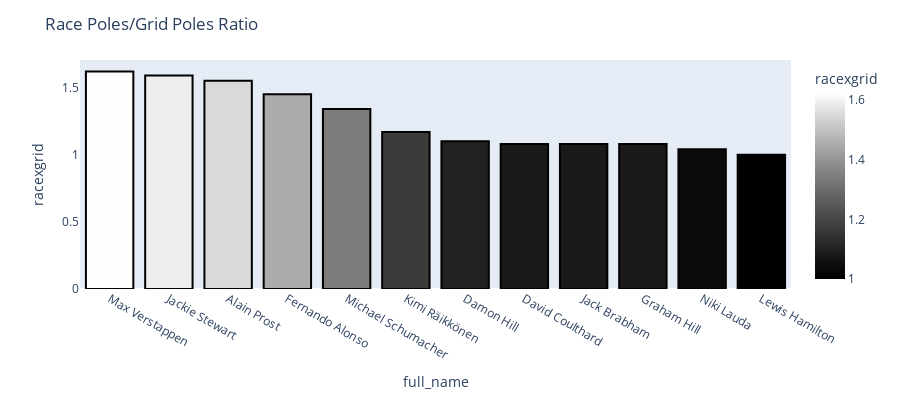

The notebook cell this image was saved under:
### Code cell
df = racexpole.head(12)
fig = px.bar(df, x='full_name', y='racexgrid',
         hover_data=['race poles','grid poles'], color='racexgrid',
        height=400,color_continuous_scale= 'gray')
fig.update_layout(
    title="Race Poles/Grid Poles Ratio")
fig.update_traces(textfont_size=20,
              marker=dict(line=dict(color='#000000', width=2)))
fig.update_xaxes(showgrid=False)
fig.update_yaxes(showgrid=False)

### Figure 1 — Plotly figure (JSON) as saved in the notebook; plotly's stock layout.template omitted (floating-point values rounded to 4 significant figures)
{"data": [{"alignmentgroup": "True", "customdata": [[26, 16], [27, 17], [51, 33], [32, 22], [91, 68], [21, 18], [22, 20], [13, 12], [14, 13], [14, 13], [25, 24], [103, 103]], "hovertemplate": "full_name=%{x}<br>racexgrid=%{marker.color}<br>race poles=%{customdata[0]}<br>grid poles=%{customdata[1]}<extra></extra>", "legendgroup": "", "marker": {"color": [1.62, 1.59, 1.55, 1.45, 1.34, 1.17, 1.1, 1.08, 1.08, 1.08, 1.04, 1], "coloraxis": "coloraxis", "line": {"color": "#000000", "width": 2}, "pattern": {"shape": ""}}, "name": "", "offsetgroup": "", "orientation": "v", "showlegend": false, "textfont": {"size": 20}, "textposition": "auto", "type": "bar", "x": ["Max Verstappen", "Jackie Stewart", "Alain Prost", "Fernando Alonso", "Michael Schumacher", "Kimi Räikkönen", "Damon Hill", "David Coulthard", "Jack Brabham", "Graham Hill", "Niki Lauda", "Lewis Hamilton"], "xaxis": "x", "y": [1.62, 1.59, 1.55, 1.45, 1.34, 1.17, 1.1, 1.08, 1.08, 1.08, 1.04, 1], "yaxis": "y"}], "layout": {"barmode": "relative", "coloraxis": {"colorbar": {"title": {"text": "racexgrid"}}, "colorscale": [[0, "rgb(0, 0, 0)"], [0.09091, "rgb(16, 16, 16)"], [0.1818, "rgb(38, 38, 38)"], [0.2727, "rgb(59, 59, 59)"], [0.3636, "rgb(81, 80, 80)"], [0.4545, "rgb(102, 101, 101)"], [0.5455, "rgb(124, 123, 122)"], [0.6364, "rgb(146, 146, 145)"], [0.7273, "rgb(171, 171, 170)"], [0.8182, "rgb(197, 197, 195)"], [0.9091, "rgb(224, 224, 223)"], [1, "rgb(254, 254, 253)"]]}, "height": 400, "legend": {"tracegroupgap": 0}, "margin": {"t": 60}, "title": {"text": "Race Poles/Grid Poles Ratio"}, "xaxis": {"anchor": "y", "domain": [0, 1], "showgrid": false, "title": {"text": "full_name"}}, "yaxis": {"anchor": "x", "domain": [0, 1], "showgrid": false, "title": {"text": "racexgrid"}}}}
